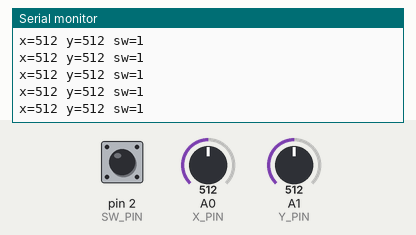
Recording of a sketch running on a simulated Arduino Uno, built with avr-gcc and run on an emulated ATmega328P. Shown: the last lines printed to the serial monitor. The inputs (shaded band) are chosen by the test bench; at power-on: A0 (X_PIN) = 512, A1 (Y_PIN) = 512, pin 2 (SW_PIN) HIGH.

Above: at 1.2 s.
1.3 s: A0 (X_PIN) set to 716
At 1.31 s:
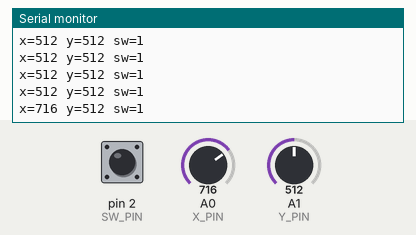
2.8 s: A1 (Y_PIN) set to 716
At 2.82 s:
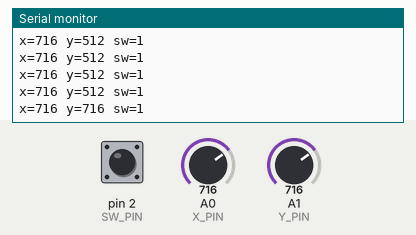
4.3 s: pin 2 (SW_PIN) pulled LOW for 0.15 s
At 4.44 s:
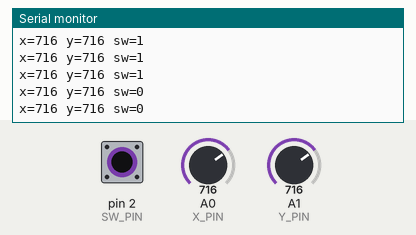
5.9 s: A0 (X_PIN) set to 1023
At 5.95 s:
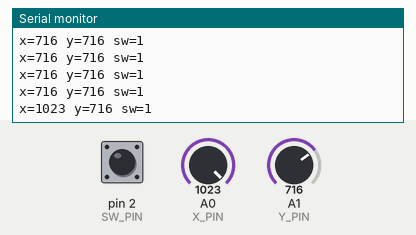
8.9 s: pin 2 (SW_PIN) pulled LOW for 1 s
At 8.97 s:
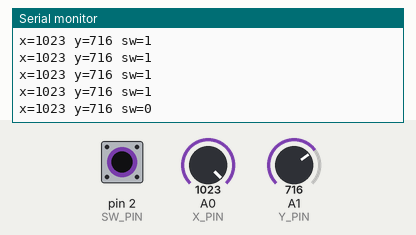
11.4 s: A1 (Y_PIN) set to 900
At 11.49 s:
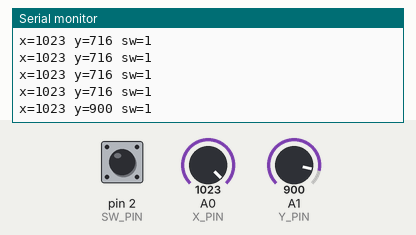
Timing chart, 0 to 13.9 s (numbered marks = the images above; inputs shaded):
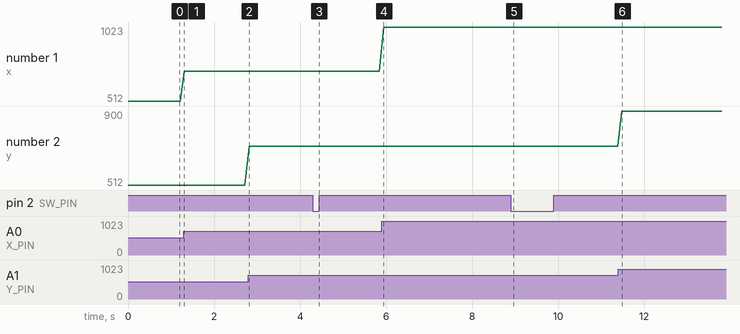

Measured:
- after the input at 1.3 s, the serial monitor: prints a new line at once (image 1)
- after the input at 2.8 s, the serial monitor: prints a new line at once (image 2)
- after the input at 4.3 s, the serial monitor: prints a new line at once (image 3)
- after the input at 5.9 s, the serial monitor: prints a new line at once (image 4)
- after the input at 8.9 s, the serial monitor: prints a new line after 0.06 s (image 5)
- after the input at 11.4 s, the serial monitor: prints a new line after 0.08 s (image 6)
- plotted number 1: 512 → 716 after the input at 1.3 s, 716 → 1023 after the input at 5.9 s
- plotted number 2: 716 → 900 after the input at 11.4 s

The sketch:

sketch.ino
```cpp
// UNO R3 + SunFounder 5-pin joystick, powered by UNO 5V.
const byte X_PIN = A0;
const byte Y_PIN = A1;
const byte SW_PIN = 2;

void setup() {
  pinMode(X_PIN, INPUT);
  pinMode(Y_PIN, INPUT);
  pinMode(SW_PIN, INPUT_PULLUP);
  analogReference(DEFAULT);
  Serial.begin(9600);
}

void loop() {
  int x = analogRead(X_PIN);
  int y = analogRead(Y_PIN);
  int sw = digitalRead(SW_PIN);
  Serial.print("x=");
  Serial.print(x);
  Serial.print(" y=");
  Serial.print(y);
  Serial.print(" sw=");
  Serial.println(sw);
  delay(100);
}
```
